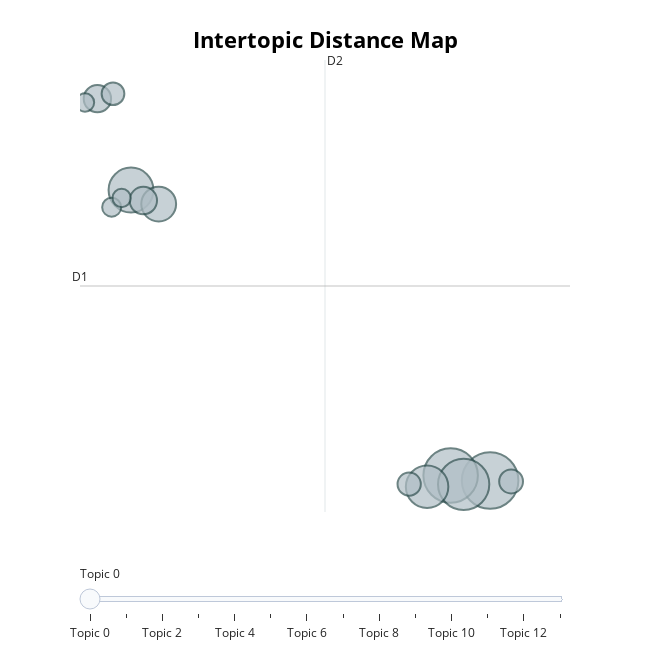

Source (notebook cell):
### Code cell
model.visualize_topics()

### Figure 1 — Plotly figure (JSON) as saved in the notebook; plotly's stock layout.template omitted (floating-point values rounded to 4 significant figures)
{"data": [{"customdata": [[0, "computer | learning | instruction | second | language", 124], [1, "teacher | teachers | language | attitudes | education", 115], [2, "writing | instruction | second | language | composition", 102], [3, "communication | intercultural | mediated | language | cultural", 78], [4, "tests | reading | language | second | vocabulary", 70], [5, "linguistics | computational | language | second | phrase", 47], [6, "chinese | mandarin | language | second | learning", 29], [7, "language | anxiety | second | student | attitudes", 29], [8, "blended | learning | instructional | language | second", 22], [9, "pronunciation | language | instruction | native | second", 21], [10, "technology | uses | in | education | student", 20], [11, "spanish | students | analysis | instruction | college", 14], [12, "learning | instruction | evaluation | courses | computer", 13], [13, "motivation | self | student | learning | attitudes", 13]], "hovertemplate": "<b>Topic %{customdata[0]}</b><br>%{customdata[1]}<br>Size: %{customdata[2]}", "legendgroup": "", "marker": {"color": "#B0BEC5", "line": {"color": "DarkSlateGrey", "width": 2}, "size": [124, 115, 102, 78, 70, 47, 29, 29, 22, 21, 20, 14, 13, 13], "sizemode": "area", "sizeref": 0.0775, "symbol": "circle"}, "mode": "markers", "name": "", "orientation": "v", "showlegend": false, "type": "scatter", "x": [7.085, 6.333, 6.581, 0.2416, 5.884, 0.7692, 0.4767, -0.3986, 7.485, 5.543, -0.1018, -0.127, 0.06306, -0.6352], "xaxis": "x", "y": [-9.7, -9.4, -9.931, 7.726, -10.08, 6.885, 7.096, 13.21, -9.757, -9.913, 13.5, 6.697, 7.246, 12.98], "yaxis": "y"}], "layout": {"annotations": [{"showarrow": false, "text": "D1", "x": -0.7304, "y": 1.969, "yshift": 10}, {"showarrow": false, "text": "D2", "x": 3.939, "xshift": 10, "y": 15.53}], "height": 650, "hoverlabel": {"bgcolor": "white", "font": {"family": "Rockwell", "size": 16}}, "legend": {"itemsizing": "constant", "tracegroupgap": 0}, "margin": {"t": 60}, "shapes": [{"line": {"color": "#CFD8DC", "width": 2}, "type": "line", "x0": 3.939, "x1": 3.939, "y0": -11.59, "y1": 15.53}, {"line": {"color": "#9E9E9E", "width": 2}, "type": "line", "x0": -0.7304, "x1": 8.608, "y0": 1.969, "y1": 1.969}], "sliders": [{"active": 0, "pad": {"t": 50}, "steps": [{"args": [{"marker.color": [["red", "#B0BEC5", "#B0BEC5", "#B0BEC5", "#B0BEC5", "#B0BEC5", "#B0BEC5", "#B0BEC5", "#B0BEC5", "#B0BEC5", "#B0BEC5", "#B0BEC5", "#B0BEC5", "#B0BEC5"]]}], "label": "Topic 0", "method": "update"}, {"args": [{"marker.color": [["#B0BEC5", "red", "#B0BEC5", "#B0BEC5", "#B0BEC5", "#B0BEC5", "#B0BEC5", "#B0BEC5", "#B0BEC5", "#B0BEC5", "#B0BEC5", "#B0BEC5", "#B0BEC5", "#B0BEC5"]]}], "label": "Topic 1", "method": "update"}, {"args": [{"marker.color": [["#B0BEC5", "#B0BEC5", "red", "#B0BEC5", "#B0BEC5", "#B0BEC5", "#B0BEC5", "#B0BEC5", "#B0BEC5", "#B0BEC5", "#B0BEC5", "#B0BEC5", "#B0BEC5", "#B0BEC5"]]}], "label": "Topic 2", "method": "update"}, {"args": [{"marker.color": [["#B0BEC5", "#B0BEC5", "#B0BEC5", "red", "#B0BEC5", "#B0BEC5", "#B0BEC5", "#B0BEC5", "#B0BEC5", "#B0BEC5", "#B0BEC5", "#B0BEC5", "#B0BEC5", "#B0BEC5"]]}], "label": "Topic 3", "method": "update"}, {"args": [{"marker.color": [["#B0BEC5", "#B0BEC5", "#B0BEC5", "#B0BEC5", "red", "#B0BEC5", "#B0BEC5", "#B0BEC5", "#B0BEC5", "#B0BEC5", "#B0BEC5", "#B0BEC5", "#B0BEC5", "#B0BEC5"]]}], "label": "Topic 4", "method": "update"}, {"args": [{"marker.color": [["#B0BEC5", "#B0BEC5", "#B0BEC5", "#B0BEC5", "#B0BEC5", "red", "#B0BEC5", "#B0BEC5", "#B0BEC5", "#B0BEC5", "#B0BEC5", "#B0BEC5", "#B0BEC5", "#B0BEC5"]]}], "label": "Topic 5", "method": "update"}, {"args": [{"marker.color": [["#B0BEC5", "#B0BEC5", "#B0BEC5", "#B0BEC5", "#B0BEC5", "#B0BEC5", "red", "#B0BEC5", "#B0BEC5", "#B0BEC5", "#B0BEC5", "#B0BEC5", "#B0BEC5", "#B0BEC5"]]}], "label": "Topic 6", "method": "update"}, {"args": [{"marker.color": [["#B0BEC5", "#B0BEC5", "#B0BEC5", "#B0BEC5", "#B0BEC5", "#B0BEC5", "#B0BEC5", "red", "#B0BEC5", "#B0BEC5", "#B0BEC5", "#B0BEC5", "#B0BEC5", "#B0BEC5"]]}], "label": "Topic 7", "method": "update"}, {"args": [{"marker.color": [["#B0BEC5", "#B0BEC5", "#B0BEC5", "#B0BEC5", "#B0BEC5", "#B0BEC5", "#B0BEC5", "#B0BEC5", "red", "#B0BEC5", "#B0BEC5", "#B0BEC5", "#B0BEC5", "#B0BEC5"]]}], "label": "Topic 8", "method": "update"}, {"args": [{"marker.color": [["#B0BEC5", "#B0BEC5", "#B0BEC5", "#B0BEC5", "#B0BEC5", "#B0BEC5", "#B0BEC5", "#B0BEC5", "#B0BEC5", "red", "#B0BEC5", "#B0BEC5", "#B0BEC5", "#B0BEC5"]]}], "label": "Topic 9", "method": "update"}, {"args": [{"marker.color": [["#B0BEC5", "#B0BEC5", "#B0BEC5", "#B0BEC5", "#B0BEC5", "#B0BEC5", "#B0BEC5", "#B0BEC5", "#B0BEC5", "#B0BEC5", "red", "#B0BEC5", "#B0BEC5", "#B0BEC5"]]}], "label": "Topic 10", "method": "update"}, {"args": [{"marker.color": [["#B0BEC5", "#B0BEC5", "#B0BEC5", "#B0BEC5", "#B0BEC5", "#B0BEC5", "#B0BEC5", "#B0BEC5", "#B0BEC5", "#B0BEC5", "#B0BEC5", "red", "#B0BEC5", "#B0BEC5"]]}], "label": "Topic 11", "method": "update"}, {"args": [{"marker.color": [["#B0BEC5", "#B0BEC5", "#B0BEC5", "#B0BEC5", "#B0BEC5", "#B0BEC5", "#B0BEC5", "#B0BEC5", "#B0BEC5", "#B0BEC5", "#B0BEC5", "#B0BEC5", "red", "#B0BEC5"]]}], "label": "Topic 12", "method": "update"}, {"args": [{"marker.color": [["#B0BEC5", "#B0BEC5", "#B0BEC5", "#B0BEC5", "#B0BEC5", "#B0BEC5", "#B0BEC5", "#B0BEC5", "#B0BEC5", "#B0BEC5", "#B0BEC5", "#B0BEC5", "#B0BEC5", "red"]]}], "label": "Topic 13", "method": "update"}]}], "title": {"font": {"color": "Black", "size": 22}, "text": "<b>Intertopic Distance Map</b>", "x": 0.5, "xanchor": "center", "y": 0.95, "yanchor": "top"}, "width": 650, "xaxis": {"anchor": "y", "domain": [0, 1], "range": [-0.7304, 8.608], "title": {"text": ""}, "visible": false}, "yaxis": {"anchor": "x", "domain": [0, 1], "range": [-11.59, 15.53], "title": {"text": ""}, "visible": false}}}
